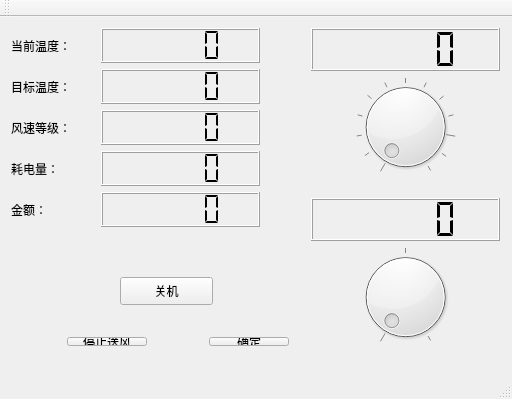
<?xml version="1.0" encoding="UTF-8"?>
<ui version="4.0">
 <class>MainWindow</class>
 <widget class="QMainWindow" name="MainWindow">
  <property name="geometry">
   <rect>
    <x>0</x>
    <y>0</y>
    <width>512</width>
    <height>399</height>
   </rect>
  </property>
  <property name="windowTitle">
   <string>MainWindow</string>
  </property>
  <widget class="QWidget" name="centralWidget">
   <widget class="QWidget" name="gridLayoutWidget">
    <property name="geometry">
     <rect>
      <x>300</x>
      <y>0</y>
      <width>211</width>
      <height>171</height>
     </rect>
    </property>
    <layout class="QGridLayout" name="gridLayout">
     <item row="1" column="0">
      <widget class="QDial" name="change_tem_dial">
       <property name="minimum">
        <number>18</number>
       </property>
       <property name="maximum">
        <number>30</number>
       </property>
       <property name="tracking">
        <bool>true</bool>
       </property>
       <property name="orientation">
        <enum>Qt::Horizontal</enum>
       </property>
       <property name="invertedAppearance">
        <bool>false</bool>
       </property>
       <property name="invertedControls">
        <bool>false</bool>
       </property>
       <property name="wrapping">
        <bool>false</bool>
       </property>
       <property name="notchesVisible">
        <bool>true</bool>
       </property>
      </widget>
     </item>
     <item row="0" column="0">
      <widget class="QLCDNumber" name="target_tem">
       <property name="segmentStyle">
        <enum>QLCDNumber::Flat</enum>
       </property>
      </widget>
     </item>
    </layout>
   </widget>
   <widget class="QWidget" name="gridLayoutWidget_2">
    <property name="geometry">
     <rect>
      <x>300</x>
      <y>170</y>
      <width>211</width>
      <height>171</height>
     </rect>
    </property>
    <layout class="QGridLayout" name="gridLayout_2">
     <item row="1" column="0">
      <widget class="QDial" name="change_level">
       <property name="layoutDirection">
        <enum>Qt::LeftToRight</enum>
       </property>
       <property name="minimum">
        <number>1</number>
       </property>
       <property name="maximum">
        <number>3</number>
       </property>
       <property name="tracking">
        <bool>true</bool>
       </property>
       <property name="invertedAppearance">
        <bool>false</bool>
       </property>
       <property name="invertedControls">
        <bool>false</bool>
       </property>
       <property name="wrapping">
        <bool>false</bool>
       </property>
       <property name="notchesVisible">
        <bool>true</bool>
       </property>
      </widget>
     </item>
     <item row="0" column="0">
      <widget class="QLCDNumber" name="level">
       <property name="smallDecimalPoint">
        <bool>false</bool>
       </property>
       <property name="mode">
        <enum>QLCDNumber::Dec</enum>
       </property>
       <property name="segmentStyle">
        <enum>QLCDNumber::Flat</enum>
       </property>
      </widget>
     </item>
    </layout>
   </widget>
   <widget class="QWidget" name="horizontalLayoutWidget">
    <property name="geometry">
     <rect>
      <x>-1</x>
      <y>309</y>
      <width>301</width>
      <height>31</height>
     </rect>
    </property>
    <layout class="QHBoxLayout" name="horizontalLayout">
     <item>
      <spacer name="horizontalSpacer_2">
       <property name="orientation">
        <enum>Qt::Horizontal</enum>
       </property>
       <property name="sizeHint" stdset="0">
        <size>
         <width>40</width>
         <height>20</height>
        </size>
       </property>
      </spacer>
     </item>
     <item>
      <widget class="QPushButton" name="pushButton">
       <property name="text">
        <string>停止送风</string>
       </property>
      </widget>
     </item>
     <item>
      <spacer name="horizontalSpacer">
       <property name="orientation">
        <enum>Qt::Horizontal</enum>
       </property>
       <property name="sizeHint" stdset="0">
        <size>
         <width>40</width>
         <height>20</height>
        </size>
       </property>
      </spacer>
     </item>
     <item>
      <widget class="QPushButton" name="change_tem_bt">
       <property name="text">
        <string>确定</string>
       </property>
      </widget>
     </item>
    </layout>
   </widget>
   <widget class="QWidget" name="verticalLayoutWidget">
    <property name="geometry">
     <rect>
      <x>90</x>
      <y>0</y>
      <width>181</width>
      <height>221</height>
     </rect>
    </property>
    <layout class="QVBoxLayout" name="verticalLayout">
     <item>
      <widget class="QLCDNumber" name="current_tem_lcd">
       <property name="segmentStyle">
        <enum>QLCDNumber::Flat</enum>
       </property>
      </widget>
     </item>
     <item>
      <widget class="QLCDNumber" name="target_tem_lcd">
       <property name="segmentStyle">
        <enum>QLCDNumber::Flat</enum>
       </property>
      </widget>
     </item>
     <item>
      <widget class="QLCDNumber" name="leve_lcd">
       <property name="segmentStyle">
        <enum>QLCDNumber::Flat</enum>
       </property>
      </widget>
     </item>
     <item>
      <widget class="QLCDNumber" name="power_lcd">
       <property name="digitCount">
        <number>5</number>
       </property>
       <property name="segmentStyle">
        <enum>QLCDNumber::Flat</enum>
       </property>
      </widget>
     </item>
     <item>
      <widget class="QLCDNumber" name="money_lcd">
       <property name="digitCount">
        <number>5</number>
       </property>
       <property name="segmentStyle">
        <enum>QLCDNumber::Flat</enum>
       </property>
       <property name="value" stdset="0">
        <double>0.000000000000000</double>
       </property>
      </widget>
     </item>
    </layout>
   </widget>
   <widget class="QPushButton" name="pushButton_2">
    <property name="geometry">
     <rect>
      <x>120</x>
      <y>260</y>
      <width>93</width>
      <height>28</height>
     </rect>
    </property>
    <property name="text">
     <string>关机</string>
    </property>
   </widget>
   <widget class="QWidget" name="verticalLayoutWidget_2">
    <property name="geometry">
     <rect>
      <x>0</x>
      <y>0</y>
      <width>91</width>
      <height>221</height>
     </rect>
    </property>
    <layout class="QVBoxLayout" name="verticalLayout_2">
     <item>
      <widget class="QLabel" name="label">
       <property name="text">
        <string>当前温度：</string>
       </property>
      </widget>
     </item>
     <item>
      <widget class="QLabel" name="label_2">
       <property name="text">
        <string>目标温度：</string>
       </property>
      </widget>
     </item>
     <item>
      <widget class="QLabel" name="label_3">
       <property name="text">
        <string>风速等级：</string>
       </property>
      </widget>
     </item>
     <item>
      <widget class="QLabel" name="label_4">
       <property name="text">
        <string>耗电量：</string>
       </property>
      </widget>
     </item>
     <item>
      <widget class="QLabel" name="label_5">
       <property name="text">
        <string>金额：</string>
       </property>
      </widget>
     </item>
    </layout>
   </widget>
  </widget>
  <widget class="QMenuBar" name="menuBar">
   <property name="geometry">
    <rect>
     <x>0</x>
     <y>0</y>
     <width>512</width>
     <height>21</height>
    </rect>
   </property>
  </widget>
  <widget class="QToolBar" name="mainToolBar">
   <attribute name="toolBarArea">
    <enum>TopToolBarArea</enum>
   </attribute>
   <attribute name="toolBarBreak">
    <bool>false</bool>
   </attribute>
  </widget>
  <widget class="QStatusBar" name="statusBar"/>
 </widget>
 <layoutdefault spacing="6" margin="11"/>
 <resources/>
 <connections>
  <connection>
   <sender>change_level</sender>
   <signal>valueChanged(int)</signal>
   <receiver>level</receiver>
   <slot>display(int)</slot>
   <hints>
    <hint type="sourcelabel">
     <x>394</x>
     <y>304</y>
    </hint>
    <hint type="destinationlabel">
     <x>405</x>
     <y>220</y>
    </hint>
   </hints>
  </connection>
  <connection>
   <sender>change_tem_dial</sender>
   <signal>valueChanged(int)</signal>
   <receiver>target_tem</receiver>
   <slot>display(int)</slot>
   <hints>
    <hint type="sourcelabel">
     <x>398</x>
     <y>132</y>
    </hint>
    <hint type="destinationlabel">
     <x>395</x>
     <y>51</y>
    </hint>
   </hints>
  </connection>
  <connection>
   <sender>pushButton_2</sender>
   <signal>clicked()</signal>
   <receiver>MainWindow</receiver>
   <slot>close()</slot>
   <hints>
    <hint type="sourcelabel">
     <x>184</x>
     <y>308</y>
    </hint>
    <hint type="destinationlabel">
     <x>235</x>
     <y>228</y>
    </hint>
   </hints>
  </connection>
 </connections>
</ui>
